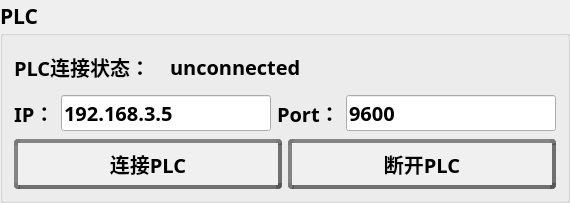
    <widget class="QGroupBox" name="groupBox_5">
     <property name="font">
      <font>
       <family>微软雅黑</family>
       <pointsize>16</pointsize>
       <weight>75</weight>
       <bold>true</bold>
      </font>
     </property>
     <property name="title">
      <string>PLC</string>
     </property>
     <layout class="QGridLayout" name="gridLayout_17">
      <item row="0" column="0">
       <layout class="QGridLayout" name="gridLayout_16">
        <item row="0" column="0">
         <widget class="QLabel" name="label_32">
          <property name="sizePolicy">
           <sizepolicy hsizetype="Preferred" vsizetype="Minimum">
            <horstretch>0</horstretch>
            <verstretch>0</verstretch>
           </sizepolicy>
          </property>
          <property name="minimumSize">
           <size>
            <width>150</width>
            <height>40</height>
           </size>
          </property>
          <property name="maximumSize">
           <size>
            <width>150</width>
            <height>40</height>
           </size>
          </property>
          <property name="font">
           <font>
            <pointsize>15</pointsize>
            <weight>75</weight>
            <bold>true</bold>
           </font>
          </property>
          <property name="text">
           <string>PLC连接状态：</string>
          </property>
         </widget>
        </item>
        <item row="0" column="1">
         <widget class="QLabel" name="PLCConnectState">
          <property name="sizePolicy">
           <sizepolicy hsizetype="Preferred" vsizetype="Minimum">
            <horstretch>0</horstretch>
            <verstretch>0</verstretch>
           </sizepolicy>
          </property>
          <property name="minimumSize">
           <size>
            <width>0</width>
            <height>40</height>
           </size>
          </property>
          <property name="maximumSize">
           <size>
            <width>16777215</width>
            <height>40</height>
           </size>
          </property>
          <property name="font">
           <font>
            <pointsize>15</pointsize>
            <weight>75</weight>
            <bold>true</bold>
           </font>
          </property>
          <property name="text">
           <string>unconnected</string>
          </property>
         </widget>
        </item>
       </layout>
      </item>
      <item row="1" column="0">
       <layout class="QGridLayout" name="gridLayout_15">
        <item row="0" column="0">
         <layout class="QGridLayout" name="gridLayout_13">
          <item row="0" column="0">
           <widget class="QLabel" name="labelCameraIP_2">
            <property name="minimumSize">
             <size>
              <width>0</width>
              <height>40</height>
             </size>
            </property>
            <property name="maximumSize">
             <size>
              <width>90</width>
              <height>40</height>
             </size>
            </property>
            <property name="font">
             <font>
              <pointsize>15</pointsize>
              <weight>75</weight>
              <bold>true</bold>
             </font>
            </property>
            <property name="text">
             <string>IP：</string>
            </property>
           </widget>
          </item>
          <item row="0" column="1">
           <widget class="QLineEdit" name="editPLCIP">
            <property name="minimumSize">
             <size>
              <width>0</width>
              <height>30</height>
             </size>
            </property>
            <property name="font">
             <font>
              <pointsize>15</pointsize>
              <weight>75</weight>
              <bold>true</bold>
             </font>
            </property>
            <property name="text">
             <string>192.168.3.5</string>
            </property>
           </widget>
          </item>
         </layout>
        </item>
        <item row="0" column="1">
         <layout class="QGridLayout" name="gridLayout_14">
          <item row="0" column="0">
           <widget class="QLabel" name="labelCameraIP_3">
            <property name="minimumSize">
             <size>
              <width>0</width>
              <height>40</height>
             </size>
            </property>
            <property name="maximumSize">
             <size>
              <width>95</width>
              <height>40</height>
             </size>
            </property>
            <property name="font">
             <font>
              <pointsize>15</pointsize>
              <weight>75</weight>
              <bold>true</bold>
             </font>
            </property>
            <property name="text">
             <string>Port：</string>
            </property>
           </widget>
          </item>
          <item row="0" column="1">
           <widget class="QLineEdit" name="editPLCPort">
            <property name="minimumSize">
             <size>
              <width>0</width>
              <height>30</height>
             </size>
            </property>
            <property name="font">
             <font>
              <pointsize>15</pointsize>
              <weight>75</weight>
              <bold>true</bold>
             </font>
            </property>
            <property name="text">
             <string>9600</string>
            </property>
           </widget>
          </item>
         </layout>
        </item>
       </layout>
      </item>
      <item row="2" column="0">
       <layout class="QGridLayout" name="gridLayout_9">
        <item row="0" column="0">
         <widget class="QPushButton" name="btnConnectPLC">
          <property name="minimumSize">
           <size>
            <width>0</width>
            <height>40</height>
           </size>
          </property>
          <property name="maximumSize">
           <size>
            <width>16777215</width>
            <height>16777215</height>
           </size>
          </property>
          <property name="font">
           <font>
            <pointsize>15</pointsize>
            <weight>75</weight>
            <bold>true</bold>
           </font>
          </property>
          <property name="styleSheet">
           <string notr="true">QPushButton {
    color: rgb(0, 0, 0);
    background-color: rgb(240, 240, 240);
    border-radius: 4px;
    outline: none;
    transition: all 0.15s ease-in-out;
    padding: 6px 14px;
    /* 双层边框实现立体效果 */
    border: 4px solid rgba(80, 80, 80, 0.8); /* 外层深灰色边框 */
    border-top: 4px solid rgba(120, 120, 120, 0.9);
    border-left: 4px solid rgba(120, 120, 120, 0.9);
    /* 内层边框效果 */
    background-clip: padding-box;
    position: relative;
}

QPushButton::before {
    content: &quot;&quot;;
    position: absolute;
    top: 1px;
    left: 1px;
    right: 1px;
    bottom: 1px;
    border: 1px solid rgba(30, 30, 30, 0.9);
    border-radius: 3px;
    pointer-events: none;
}

QPushButton:hover {
    background-color: rgb(162, 162, 162);
    border-color: rgba(100, 100, 100, 0.9);
    border-top-color: rgba(140, 140, 140, 0.9);
    border-left-color: rgba(140, 140, 140, 0.9);
}

QPushButton:pressed {
    background-color: #252A32;
    color: #C8CDD1;
    /* 按下时反转边框明暗 */
    border: 1px solid rgba(60, 60, 60, 0.9);
    border-bottom-color: rgba(100, 100, 100, 0.9);
    border-right-color: rgba(100, 100, 100, 0.9);
}

QPushButton:disabled {
    background-color: #E3E7EB;
    color: #A0A6AC;
    border: 1px solid rgba(150, 150, 150, 0.6);
}</string>
          </property>
          <property name="text">
           <string>连接PLC</string>
          </property>
         </widget>
        </item>
        <item row="0" column="1">
         <widget class="QPushButton" name="btnDisConnectPLC">
          <property name="minimumSize">
           <size>
            <width>0</width>
            <height>40</height>
           </size>
          </property>
          <property name="font">
           <font>
            <pointsize>15</pointsize>
            <weight>75</weight>
            <bold>true</bold>
           </font>
          </property>
          <property name="styleSheet">
           <string notr="true">QPushButton {
    color: rgb(0, 0, 0);
    background-color: rgb(240, 240, 240);
    border-radius: 4px;
    outline: none;
    transition: all 0.15s ease-in-out;
    padding: 6px 14px;
    /* 双层边框实现立体效果 */
    border: 4px solid rgba(80, 80, 80, 0.8); /* 外层深灰色边框 */
    border-top: 4px solid rgba(120, 120, 120, 0.9);
    border-left: 4px solid rgba(120, 120, 120, 0.9);
    /* 内层边框效果 */
    background-clip: padding-box;
    position: relative;
}

QPushButton::before {
    content: &quot;&quot;;
    position: absolute;
    top: 1px;
    left: 1px;
    right: 1px;
    bottom: 1px;
    border: 1px solid rgba(30, 30, 30, 0.9);
    border-radius: 3px;
    pointer-events: none;
}

QPushButton:hover {
    background-color: rgb(162, 162, 162);
    border-color: rgba(100, 100, 100, 0.9);
    border-top-color: rgba(140, 140, 140, 0.9);
    border-left-color: rgba(140, 140, 140, 0.9);
}

QPushButton:pressed {
    background-color: #252A32;
    color: #C8CDD1;
    /* 按下时反转边框明暗 */
    border: 1px solid rgba(60, 60, 60, 0.9);
    border-bottom-color: rgba(100, 100, 100, 0.9);
    border-right-color: rgba(100, 100, 100, 0.9);
}

QPushButton:disabled {
    background-color: #E3E7EB;
    color: #A0A6AC;
    border: 1px solid rgba(150, 150, 150, 0.6);
}</string>
          </property>
          <property name="text">
           <string>断开PLC</string>
          </property>
         </widget>
        </item>
       </layout>
      </item>
     </layout>
    </widget>
